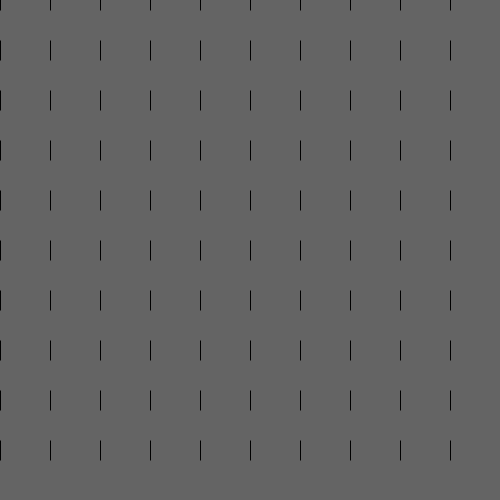
Frame 1 (no input)
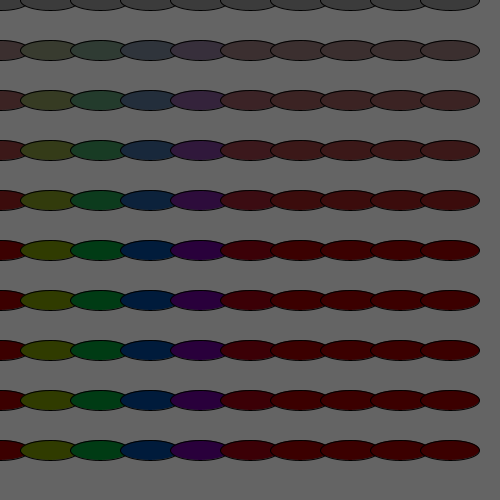
Frame 60 (the mouse pressed at the canvas centre just before this capture)
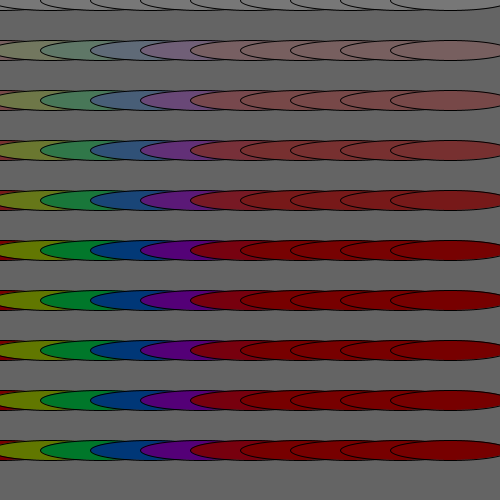
Frame 120 (the mouse held since frame 60 and released just before this capture)

The Processing sketch that drew these frames (run headless with seeded random() and noise(); from frame 60 on, the mouse is pressed at the canvas centre):

// Processing sketch: HSB_balls
// ── HSB_balls.pde
float brightness = 0;

void setup() {
  size(500, 500);
  colorMode(HSB, 255);
}

void draw() {
  background(100);
  int i, j;
  for (i = 0; i < 500; i += 50) {
    for (j = 0; j < 500; j += 50) {
      fill(i, j, brightness);
      ellipse(i, j, brightness, 20);
    }
  }
  brightness++;
  if (255 < brightness) {
    brightness = 0;
  }
}
